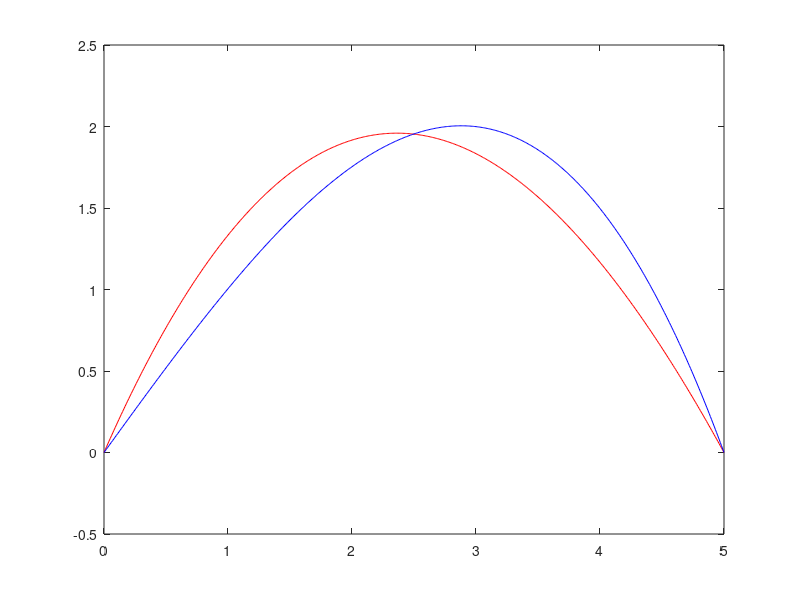

This chart was generated by the following MATLAB code: (Note: this script raises an error after producing the figure.)
clear;

% Apartado a.)
tk = [0 1 3 4 5]';
yk = [0 1 2.5 0.5 0]';

H = [tk.^0 tk tk.^2 tk.^3];
c = H\yk;

tt = (0:0.01:5);
f=c(1)+c(2)*tt+c(3)*tt.^2+c(4)*tt.^3;
plot(tk,yk,'ro',tt,f,'b');
res1 = yk - H*c;

% Apartado b.)
% Resolviendo las condiciones iniciales nos queda que la función es igual a
% f(x) = C(-5x + x^2) + D(-25x + x^3)
ti = [1 3 4]';
yi = [1 2.5 0.5]';

H=[(ti.^2-5*ti) (ti.^3-25*ti)];
c1 = H\yi;

A=0; C=c1(1); D = c1(2); B=-5*C-25*D;
f1 = A +B*tt+C*tt.^2+D*tt.^3;

plot(tt,f1,'r');hold on;
res2 = yi - H*c1;

% Apartado c.)
w= [1 4 1];
H2 = sqrt(w)*H;
v = sqrt(w)*yi;

c2 = H2\v;
A=0; C=c2(1); D = c2(2); B=-5*C-25*D;
p=A + B*tt + C*tt.^2 + D*tt.^3;
res3 = yi - H2*c2;
plot(tt,p,'b'); hold off;

% Apartado d.)
% Empleamos pesos muy altos por los puntos que queremos pasar.
 w2 = [100 1 4 1 100];
 W = diag(w2);
 HH = H'*(W)*H; vv = H'*(W)*v;
 coefs = HH\vv;

 ps = polyval(flipud(coefs),x);
 res4 = yi - H*coefs;

